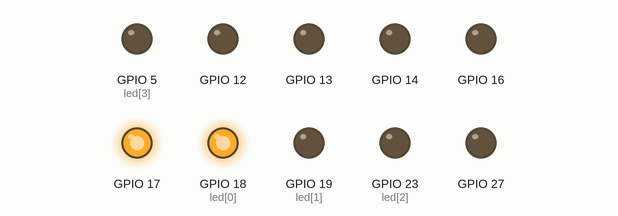
Simulated run of this sketch. Board: ESP32. Shown: output pins drawn as LEDs (lit = HIGH).

Above: at 0.4 s.
At 2.9 s:
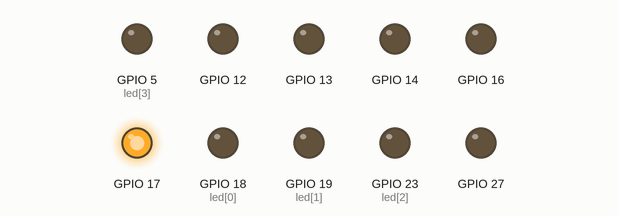
At 20.0 s:
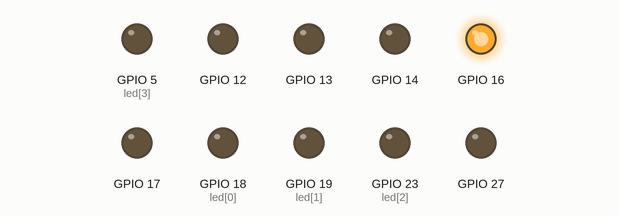
At 39.8 s:
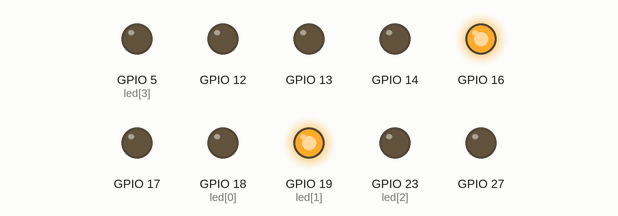
Timing chart, 0 to 40.0 s (numbered marks = the images above):
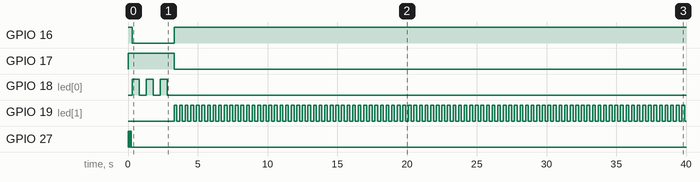

The sketch:

Relay_Basic.ino
```cpp
#define ledR(x) digitalWrite(14,x? HIGH:LOW)
#define ledY(x) digitalWrite(12,x? HIGH:LOW)
#define ledG(x) digitalWrite(13,x? HIGH:LOW)
#define buzz(x) digitalWrite(27,x? HIGH:LOW)
#define rly1(x) digitalWrite(16,x? LOW:HIGH)
#define rly2(x) digitalWrite(17,x? LOW:HIGH)

int led[4]={18, 19, 23, 5};

void setup()
{ for(int i=0 ;i<=3 ;i++) pinMode(led[i],OUTPUT);
  for(int i=12;i<=14;i++) pinMode(i,OUTPUT);
  pinMode(27,OUTPUT);
  pinMode(16,OUTPUT);
  pinMode(17,OUTPUT);
  rly1(0);  rly2(0);  //RELAY BOTH OFF

  beep(3,50);
}

void loop()
{ rly1(1);
  for(uint8_t i=0;i<3;i++)
  { digitalWrite(led[0],HIGH);  delay(500);
    digitalWrite(led[0],LOW);   delay(500);
  }
  rly1(0);  rly2(1);

  while(1)
  { digitalWrite(led[1],HIGH);  delay(200);
    digitalWrite(led[1],LOW);   delay(200);
  }
}

void beep(uint8_t bil, uint16_t tempoh)
{ for(uint8_t i=0;i<bil;i++)
  { buzz(1);  delay(tempoh);
    buzz(0);  delay(tempoh);
  }
}

void trafficLight()
{ ledY(0);  ledR(1);  delay(3000);
  ledR(0);  ledG(1);  delay(3000);
  ledG(0);  ledY(1);  delay(2000);
}
```

Measured:
- by itself, GPIO 16: HIGH → LOW at 0.30 s, → HIGH 3.0 s later
- by itself, GPIO 17: HIGH → LOW at 3.3 s
- by itself, GPIO 18 (led[0]): alternates HIGH for 0.50 s and LOW for 0.50 s, 6 changes in all, then stays LOW
- by itself, GPIO 19 (led[1]): LOW → HIGH at 3.3 s, → LOW 0.20 s later, → HIGH 0.20 s later, → LOW 0.20 s later, … (184 changes in this stretch)
